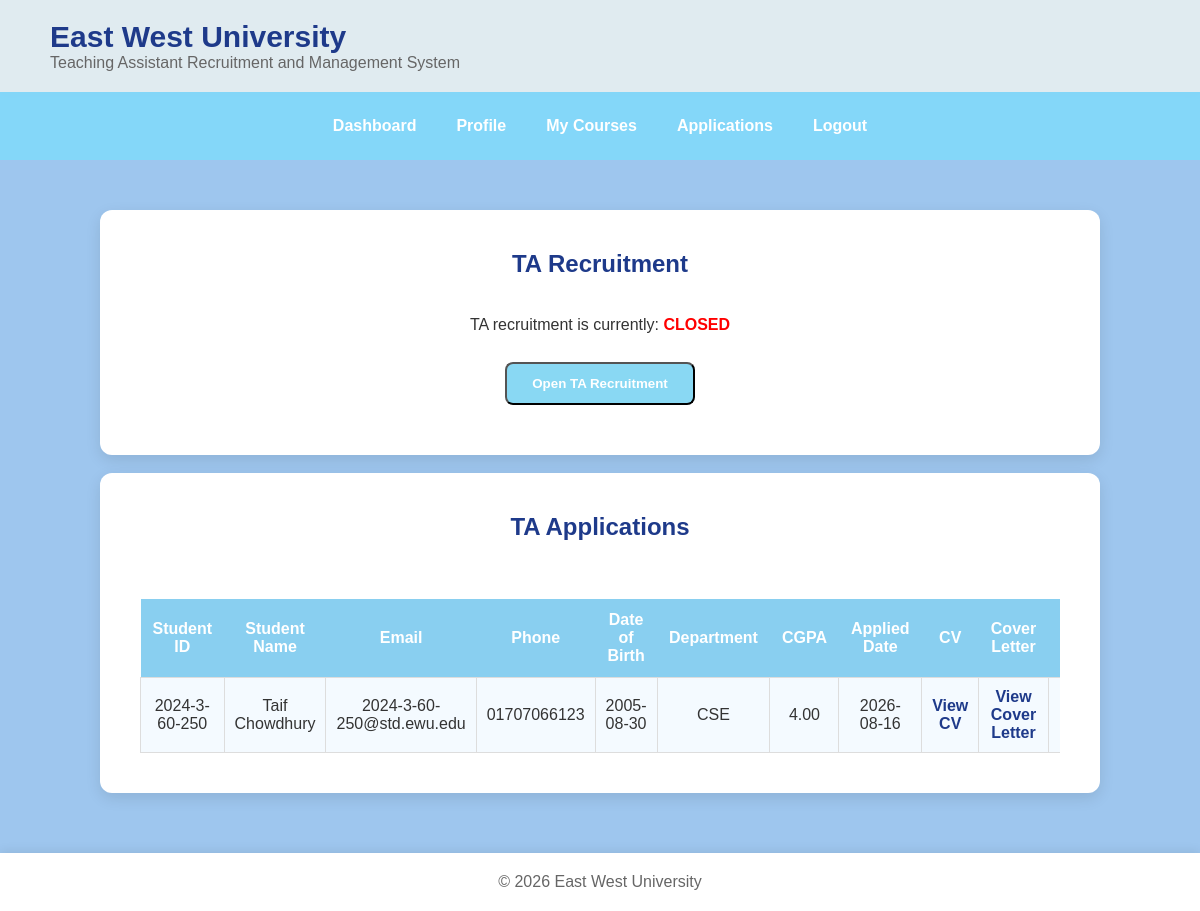
The app's page /faculty/view_applications.php (signed in) with its own data.
### tables this page shows
CREATE TABLE `ta_application` (
  `ApplicationID` int(11) NOT NULL,
  `StudentID` varchar(20) NOT NULL,
  `FacultyID` varchar(20) NOT NULL,
  `ResumeFile` varchar(255) DEFAULT NULL,
  `CoverLetter` varchar(255) DEFAULT NULL,
  `ApplicationDate` date NOT NULL,
  `Status` enum('Pending','Accepted','Rejected') DEFAULT 'Pending'
);

CREATE TABLE `student` (
  `StudentID` varchar(20) NOT NULL,
  `FirstName` varchar(50) NOT NULL,
  `LastName` varchar(50) NOT NULL,
  `Email` varchar(100) NOT NULL,
  `Phone` varchar(20) DEFAULT NULL,
  `DateOfBirth` date NOT NULL,
  `CGPA` decimal(3,2) NOT NULL,
  `Password` varchar(255) DEFAULT NULL,
  `IsActivated` tinyint(1) DEFAULT 0,
  `DepartmentID` int(11) NOT NULL
);

CREATE TABLE `department` (
  `DepartmentID` int(11) NOT NULL,
  `DepartmentName` varchar(100) NOT NULL,
  `FloorNo` varchar(100) DEFAULT NULL
);

### faculty/view_applications.php (the view, shortened to what this page needs)
<?php
include "../includes/db_conn.php";
$faculty_id = $_SESSION['user_id'];
$stmt = $conn->prepare("
    SELECT RecruitingTA
    FROM Faculty
    WHERE FacultyID=?
");
$stmt->bind_param(
    "s",
    $faculty_id
);
$stmt->execute();
$result = $stmt->get_result();
$faculty = $result->fetch_assoc();
$recruiting_ta = false;
if ($faculty)
{
    $recruiting_ta =
        (bool)$faculty['RecruitingTA'];
}
$stmt = $conn->prepare("
    SELECT ApplicationID
    FROM TA_Application
    WHERE FacultyID=?
    AND Status='Accepted'
    LIMIT 1
");
$stmt->bind_param(
    "s",
    $faculty_id
);
$stmt->execute();
$accepted_ta_result = $stmt->get_result();
$has_accepted_ta =
    ($accepted_ta_result->num_rows > 0);
$stmt = $conn->prepare("
    SELECT
        TA_Application.ApplicationID,
        TA_Application.ApplicationDate,
        TA_Application.Status,
        TA_Application.ResumeFile,
        TA_Application.CoverLetter,
        Student.StudentID,
        Student.FirstName,
        Student.LastName,
       Student.Email,
        Student.Phone,
        Student.DateOfBirth,
        Student.CGPA,
        Department.DepartmentName
    FROM TA_Application
    JOIN Student
    ON Student.StudentID =
       TA_Application.StudentID
    JOIN Department
    ON Student.DepartmentID =
       Department.DepartmentID
    WHERE TA_Application.FacultyID=?
    AND
    (
        TA_Application.Status='Accepted'
        OR
        NOT EXISTS
        (
            SELECT 1
            FROM TA_Application AS OtherApplication
            WHERE OtherApplication.StudentID =
                  TA_Application.StudentID
            AND OtherApplication.Status='Accepted'
            AND OtherApplication.FacultyID<>?
        )
    )
    ORDER BY
        TA_Application.ApplicationDate DESC
");
$stmt->bind_param(   "ss", $faculty_id, $faculty_id);
$stmt->execute();
$applications = $stmt->get_result();
?>
<!DOCTYPE html>
<html lang="en">
<head>
<link rel="stylesheet"
      href="../css/style.css">
</head>
<body>
<header>
<div class="logo">
<div>
<h1>East West University</h1>
<p>Teaching Assistant Recruitment and Management System</p>
</div>
</div>
</header>
<nav>
<a href="dashboard.php">Dashboard</a>
<a href="profile.php">Profile</a>
<a href="my_courses.php">My Courses</a>
<a href="view_applications.php">Applications</a>
<a href="../logout.php">Logout</a>
</nav>
<div class="container">
<div class="card">
<h2>TA Recruitment</h2>
<br>
<?php
if ($has_accepted_ta)
{
?>
<p>
TA recruitment is currently:
<strong style="color:red;">CLOSED</strong>
</p>
<br>
<p style="color:red;">
You have already selected a TA.
TA recruitment cannot be opened again.
</p>
<?php
}
else
{
?>
<p>
TA recruitment is currently:
<strong style="color:red;">CLOSED</strong>
</p>
<br>
<form method="POST">
<input
    type="submit"
    name="toggle_recruitment"
    value="Open TA Recruitment"
    class="btn">
</form>
<?php
}
?>
</div>
<br>
<div class="card">
<h2>
TA Applications
</h2>
<br>
<div class="table-container">
<table>
<tr>
<th>Student ID</th>
<th>Student Name</th>
<th>Email</th>
<th>Phone</th>
<th>Date of Birth</th>
<th>Department</th>
<th>CGPA</th>
<th>Applied Date</th>
<th>CV</th>
<th>Cover Letter</th>
<th>Status</th>
</tr>
<?php
if ($applications->num_rows > 0)
{
    while (
        $row =
        $applications->fetch_assoc()
    )
    {
?>
<tr> <td>
<?php
echo htmlspecialchars(
    $row['StudentID']
);
?>
</td> <td>
<?php
echo htmlspecialchars(
    $row['FirstName']
    . " "
    . $row['LastName']
);
?>
</td> <td>
<?php
echo htmlspecialchars(
    $row['Email']
);
?>
</td> <td>
<?php
if ($row['Phone'] != "")
{
    echo htmlspecialchars(
        $row['Phone']
    );
}
else
{  echo "N/A";}
?>
</td> <td>
<?php
echo htmlspecialchars(
    $row['DateOfBirth']
);
?>
</td> <td>
<?php
echo htmlspecialchars(
    $row['DepartmentName']
);
?>
</td> <td>
<?php
echo htmlspecialchars(
    $row['CGPA']
);
?>
</td> <td>
<?php
echo htmlspecialchars(
    $row['ApplicationDate']
);
?>
</td> <td>
<?php
if ($row['ResumeFile'] != "")
{
?>
<a href="../uploads/<?php  echo rawurlencode( $row['ResumeFile']  );  ?>"target="_blank">View CV</a>
<?php
}
else
{
echo "No CV";
}
?>
</td>
<td>
<?php
if ($row['CoverLetter'] != "")
{
?>
<a href="../uploads/<?php  echo rawurlencode(  $row['CoverLetter']  ); ?>" target="_blank">View Cover Letter</a>
<?php
}
else
{
echo "No Cover Letter";
}
?>
</td>
<td>
</td>
</tr>
<?php
    }
}
?>
</table>
</div> </div> </div>
<footer>
&copy; 2026 East West University
</footer>
</body>
</html>

### css/style.css (style rules this page uses)
* { margin:0; padding:0; box-sizing:border-box; }
body { font-family:Arial, Helvetica, sans-serif; background:rgb(158, 198, 238); color:#333; }
header { background:rgb(224, 235, 240); padding:20px 50px; box-shadow:0px 3px 10px rgba(0,0,0,0.1); }
.logo { display:flex; align-items:center; }
.logo h1 { color:#1E3A8A; font-size:30px; }
.logo p { color:#666; }
.container { width:90%; max-width:1000px; margin:50px auto; }
.card { background:white; border-radius:12px; padding:40px; text-align:center; box-shadow:0px 5px 15px rgba(0,0,0,0.1); }
.card h2 { color:#1E3A8A; margin-bottom:20px; }
.btn { display:inline-block; background:#89d8f3; color:white; text-decoration:none; padding:12px 25px; margin:10px; border-radius:8px; transition:0.3s; font-weight:bold; }
footer { background:white; margin-top:60px; text-align:center; padding:20px; box-shadow:0px -2px 10px rgba(0,0,0,0.08); color:#666; }
nav { display:flex; flex-wrap:wrap; justify-content:center; gap:10px; background:#83d8faf1; padding:15px; }
nav a { text-decoration:none; color:white; font-weight:bold; padding:10px 15px; border-radius:6px; }
.table-container { width: 100%; overflow-x: auto; margin-top: 20px; }
table { width: 100%; border-collapse: collapse; margin-top: 0; }
table th { background: #89CFF0; color: white; padding: 12px; white-space: normal; }
table td { padding: 10px; border: 1px solid #ddd; text-align: center; word-wrap: break-word; overflow-wrap: break-word; }
table tr:nth-child(even) { background: #F4FAFF; }
table a { text-decoration: none; color: #1E3A8A; font-weight: bold; }

### records on screen
ta_application: StudentID.StudentID "2024-3-60-250", StudentID.LastName "Taif Chowdhury", StudentID.Email "2024-3-60-250@std.ewu.edu", StudentID.Phone "01707066123", StudentID.DateOfBirth "2005-08-30", department.DepartmentName "CSE", StudentID.CGPA "4.00", ApplicationDate "2026-08-16"
